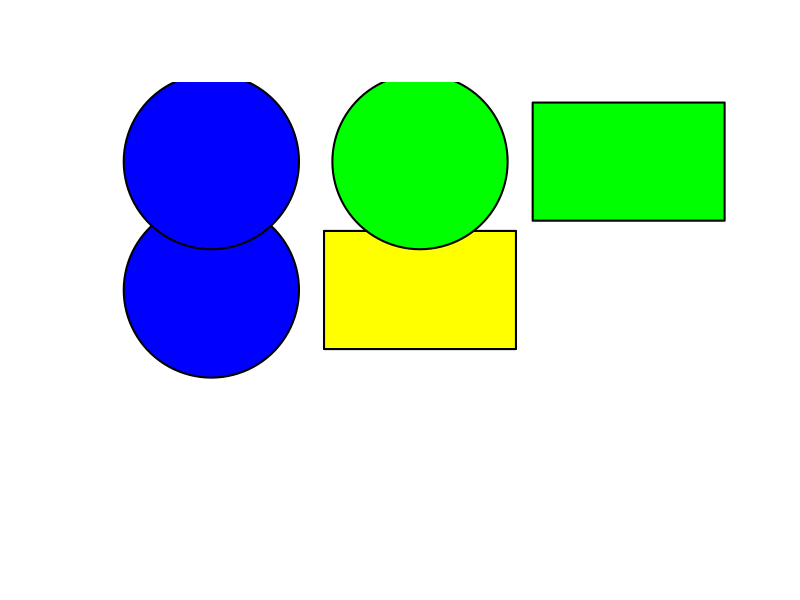
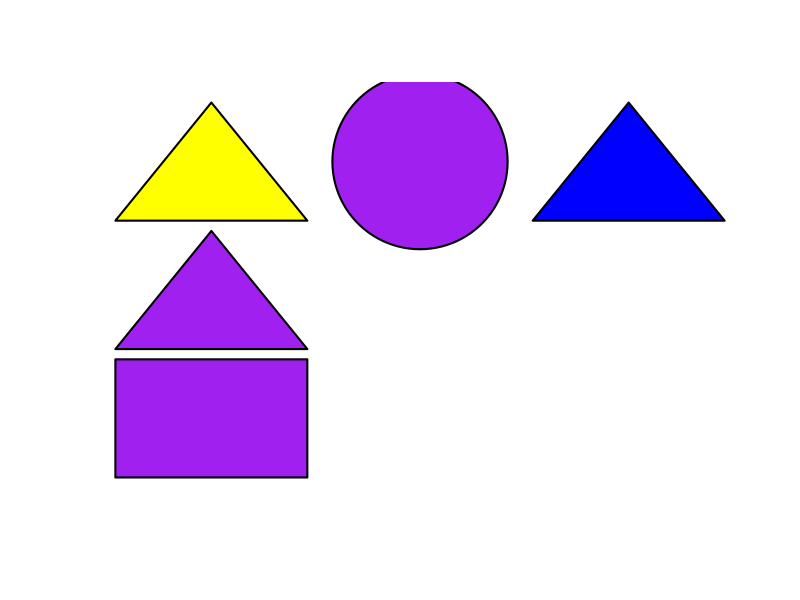
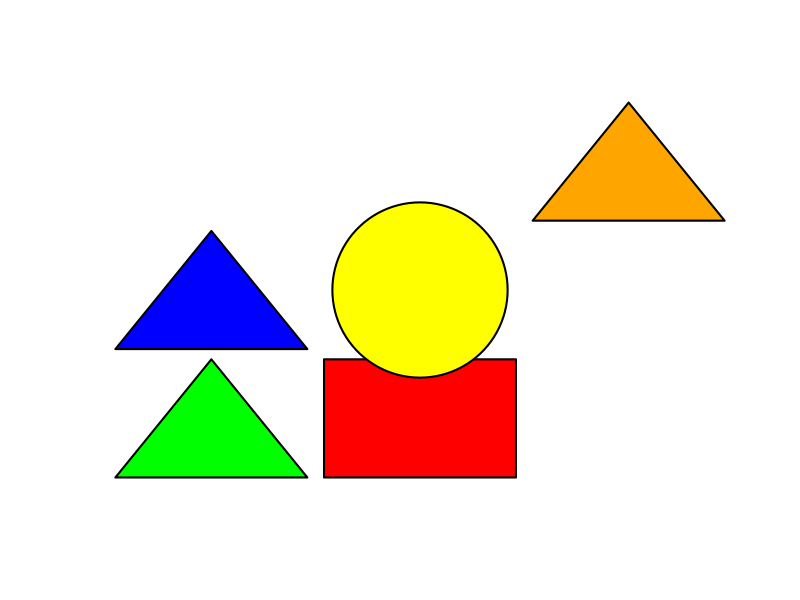
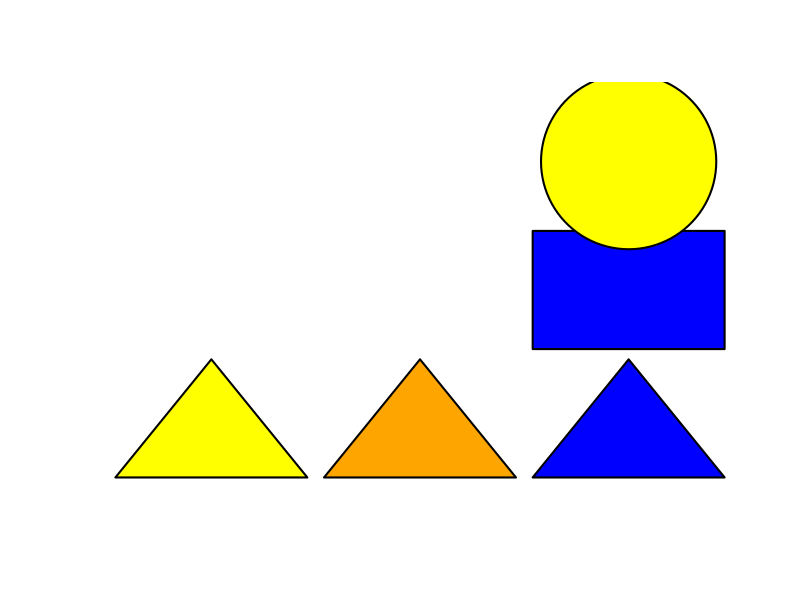
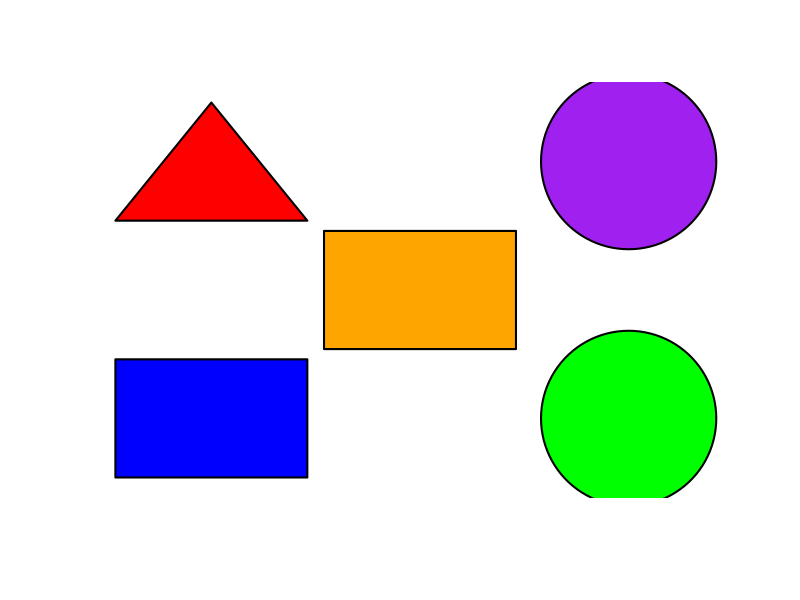
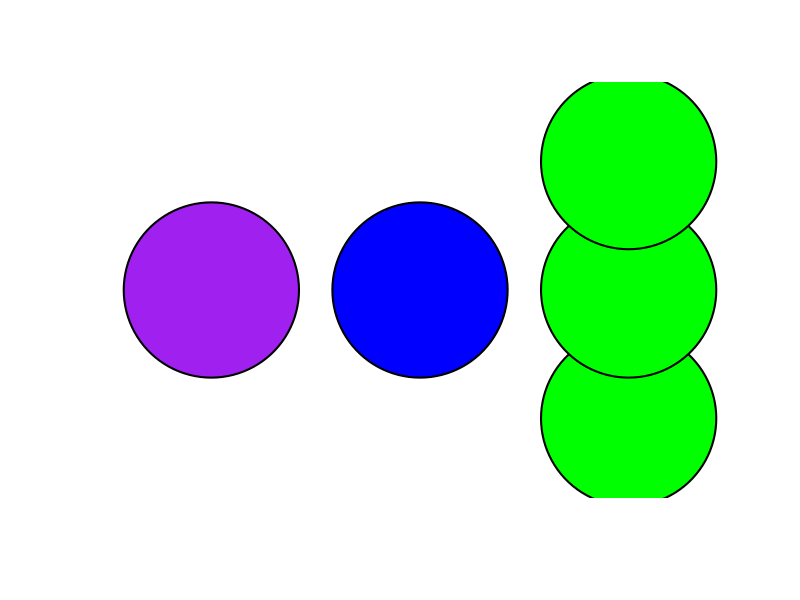
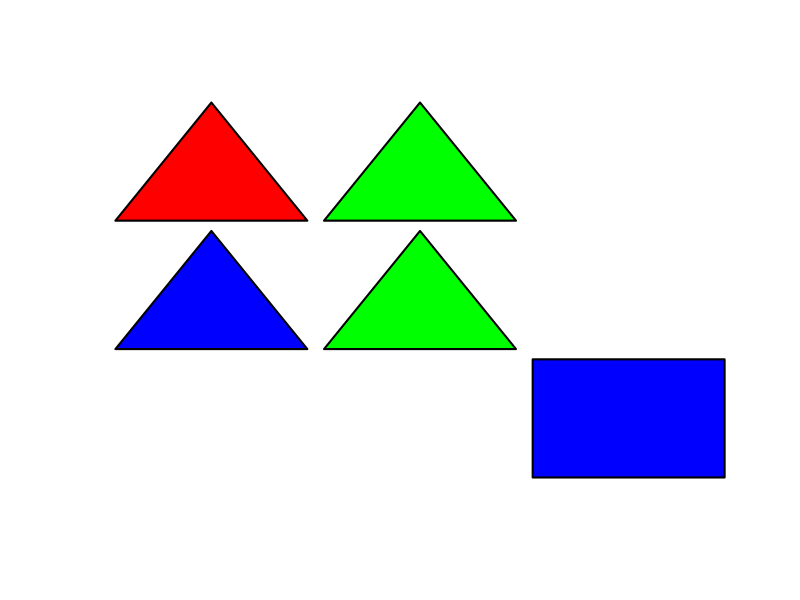
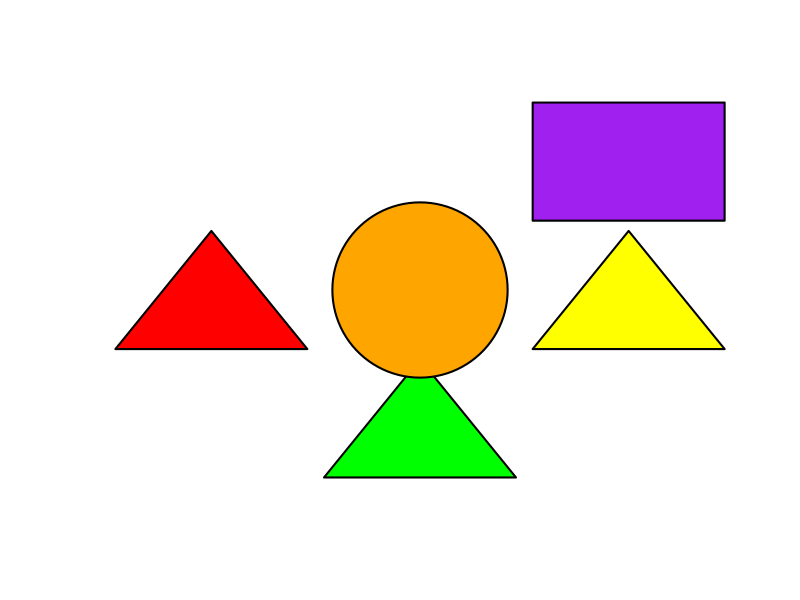

Here is the R script that generated these plots, in order: (Note: this script raises an error after producing the figures.)
require(grDevices)
library(plotrix)
library(data.table)

# koordináták & szinek ----------------------------------------------------------
# kozepso koordinatak
x <- 25
y <- 25
cent_coords_x <- c()
cent_coords_y <- c()
for (i in 1:3){
  for (j in 1:3){
    cent_coords_x <- append(cent_coords_x,x)
    cent_coords_y <- append(cent_coords_y,y)
    x <- x + 50
  }
  y <- y + 50
  x <- 25
}
# szelso koordinatak
x <- 2
y <- 2
corn_coords_x <- c()
corn_coords_y <- c()
for (i in 1:3){
  for (j in 1:3){
    corn_coords_x <- append(corn_coords_x,x)
    corn_coords_y <- append(corn_coords_y,y)
    x <- x + 50
  }
  y <- y + 50
  x <- 2
}
# szinek
szinek <- c("red","blue","green","yellow","orange","purple")

# prototípus generalas ----------------------------------------------------

for (z in 1:10){
  pict <- c(0,0,0,0,0,0,0,0,0)
  ok <- FALSE
  while (ok == FALSE){
    while (sum(pict == 0) > 4){
      k <- sample(1:9,1)
      if (pict[k] == 0){
        pict[k] <- 1
      }
    }
    # prototypeX - contains arrangement info
    eval(parse(text=paste("prototype",z," <- pict", sep="")))
    # we need to compare current prototype to the rest, so that arrangements are unique
    if (z > 1){
      check <- 0
      for (j in 2:z){
        eval(parse(text=paste("if (all(prototype",z," == prototype",j-1,")){}else{check <- check + 1}", sep="")))
        if (check == z-1){
          ok <- TRUE
        }
      }
    } else {
      ok <- TRUE
    }
  }
  # prototypeXsha - contains shape info (+arrangement)
  eval(parse(text=paste("prototype",z,"sha <- pict", sep="")))
  for (i in 1:9){
    eval(parse(text=paste("if (prototype",z,"sha[i] > 0){prototype",z,"sha[i] <- sample(1:3,1)}", sep="")))
  }
  # prototypeXcol - contains color info (+arrangement)
  eval(parse(text=paste("prototype",z,"col <- pict", sep="")))
  for (i in 1:9){
    eval(parse(text=paste("if (prototype",z,"col[i] > 0){prototype",z,"col[i] <- sample(1:6,1)}", sep="")))
  }
  # coloring always contains the current col info
  eval(parse(text=paste("coloring <- prototype",z,"col", sep="")))
  # pict should now take on the data from shape info
  eval(parse(text=paste("pict <- prototype",z,"sha", sep="")))
  # generate prototype pics
  eval(parse(text=paste("png('prototype",z,".png')", sep="")))
  plot(c(0, 150), c(0, 150), type = "n", xlab = "", ylab = "", main = "", axes=FALSE)
  for (i in 1:9){
    if (pict[i] == 1){
      rect(corn_coords_x[i], corn_coords_y[i], corn_coords_x[i]+46, corn_coords_y[i]+46, col = szinek[coloring[i]], lwd = 2)
    }
    if (pict[i] == 2){
      polygon(c(corn_coords_x[i],corn_coords_x[i]+23,corn_coords_x[i]+46,corn_coords_x[i]),
              c(corn_coords_y[i],corn_coords_y[i]+46, corn_coords_y[i], corn_coords_y[i]),
              xpd = TRUE, col = szinek[coloring[i]], lty = 1, lwd = 2, border = "black")
    }
    if (pict[i] == 3){
      draw.circle(cent_coords_x[i],cent_coords_y[i], radius = 21, col = szinek[coloring[i]], border="black",lty=1,lwd=2)
    }
  }
  dev.off()
}


# focsoport ingerek -------------------------------------------------------

for (z in 1:5){
  # AZONOS ARR
  for (i in 1:4){
    # arrangement is from prototypeX
    eval(parse(text=paste("p",z,"sarr",i," <- prototype",z, sep="")))
    # shape generation needs to be controlled
    ok <- FALSE
    while (ok == FALSE){
      # generate shapes
      eval(parse(text=paste("p",z,"sarr",i,"sha <- p",z,"sarr",i, sep="")))
      for (g in 1:9){
        eval(parse(text=paste("if (p",z,"sarr",i,"sha[g] > 0){p",z,"sarr",i,"sha[g] <- sample(1:3,1)}", sep="")))
      }
      # compare shapes to prototype and other stim in grp
      check <- 0
      for (j in 1:i){
        if (j == 1){
          eval(parse(text=paste("if (all(prototype",z,"sha == p",z,"sarr",i,"sha)){}else{check <- check + 1}", sep="")))
        } else {
          eval(parse(text=paste("if (all(p",z,"sarr",i,"sha == p",z,"sarr",j-1,"sha)){}else{check <- check + 1}", sep="")))
        }
        if (check == i){
          ok <- TRUE
        }
      }
    }
    # color generation also needs to be controlled
    ok <- FALSE
    while (ok == FALSE){
      # generate colors
      eval(parse(text=paste("p",z,"sarr",i,"col <- p",z,"sarr",i, sep="")))
      for (g in 1:9){
        eval(parse(text=paste("if (p",z,"sarr",i,"col[g] > 0){p",z,"sarr",i,"col[g] <- sample(1:6,1)}", sep="")))
      }
      # compare colors to prototype and other stim in grp
      check <- 0
      for (j in 1:i){
        if (j == 1){
          eval(parse(text=paste("if (all(prototype",z,"col == p",z,"sarr",i,"col)){}else{check <- check + 1}", sep="")))
        } else {
          eval(parse(text=paste("if (all(p",z,"sarr",i,"col == p",z,"sarr",j-1,"col)){}else{check <- check + 1}", sep="")))
        }
        if (check == i){
          ok <- TRUE
        }
      }
    }
    # generate sarr pict
    # coloring always contains the current col info
    eval(parse(text=paste("coloring <- p",z,"sarr",i,"col", sep="")))
    # pict should now take on the data from shape info
    eval(parse(text=paste("pict <- p",z,"sarr",i,"sha", sep="")))
    eval(parse(text=paste("png('p",z,"sarr",i,".png')", sep="")))
    plot(c(0, 150), c(0, 150), type = "n", xlab = "", ylab = "", main = "", axes=FALSE)
    for (i in 1:9){
      if (pict[i] == 1){
        rect(corn_coords_x[i], corn_coords_y[i], corn_coords_x[i]+46, corn_coords_y[i]+46, col = szinek[coloring[i]], lwd = 2)
      }
      if (pict[i] == 2){
        polygon(c(corn_coords_x[i],corn_coords_x[i]+23,corn_coords_x[i]+46,corn_coords_x[i]),
                c(corn_coords_y[i],corn_coords_y[i]+46, corn_coords_y[i], corn_coords_y[i]),
                xpd = TRUE, col = szinek[coloring[i]], lty = 1, lwd = 2, border = "black")
      }
      if (pict[i] == 3){
        draw.circle(cent_coords_x[i],cent_coords_y[i], radius = 21, col = szinek[coloring[i]], border="black",lty=1,lwd=2)
      }
    }
    dev.off()
  }
  # AZONOS ARR + COL
  for (i in 1:4){
    # arrangement is from prototypeX
    eval(parse(text=paste("p",z,"sarrcol",i," <- prototype",z, sep="")))
    # shape generation needs to be controlled
    ok <- FALSE
    while (ok == FALSE){
      # generate shapes
      eval(parse(text=paste("p",z,"sarrcol",i,"sha <- p",z,"sarrcol",i, sep="")))
      for (g in 1:9){
        eval(parse(text=paste("if (p",z,"sarrcol",i,"sha[g] > 0){p",z,"sarrcol",i,"sha[g] <- sample(1:3,1)}", sep="")))
      }
      # compare shapes to prototype and other stim in grp
      check <- 0
      for (j in 1:i){
        if (j == 1){
          eval(parse(text=paste("if (all(prototype",z,"sha == p",z,"sarrcol",i,"sha)){}else{check <- check + 1}", sep="")))
          for (k in 1:4){
            eval(parse(text=paste("if (all(p",z,"sarrcol",i,"sha == p",z,"sarr",k,"sha)){}else{check <- check + 1}", sep="")))
          }
        } else {
          eval(parse(text=paste("if (all(p",z,"sarrcol",i,"sha == p",z,"sarrcol",j-1,"sha)){}else{check <- check + 1}", sep="")))
        }
        if (check == i+4){
          ok <- TRUE
        }
      }
    }
    # colors are the same as the prototype
    eval(parse(text=paste("p",z,"sarrcol",i,"col <- prototype",z,"col", sep="")))
    # generate sarr pict
    # coloring always contains the current col info
    eval(parse(text=paste("coloring <- p",z,"sarrcol",i,"col", sep="")))
    # pict should now take on the data from shape info
    eval(parse(text=paste("pict <- p",z,"sarrcol",i,"sha", sep="")))
    eval(parse(text=paste("png('p",z,"sarrcol",i,".png')", sep="")))
    plot(c(0, 150), c(0, 150), type = "n", xlab = "", ylab = "", main = "", axes=FALSE)
    for (i in 1:9){
      if (pict[i] == 1){
        rect(corn_coords_x[i], corn_coords_y[i], corn_coords_x[i]+46, corn_coords_y[i]+46, col = szinek[coloring[i]], lwd = 2)
      }
      if (pict[i] == 2){
        polygon(c(corn_coords_x[i],corn_coords_x[i]+23,corn_coords_x[i]+46,corn_coords_x[i]),
                c(corn_coords_y[i],corn_coords_y[i]+46, corn_coords_y[i], corn_coords_y[i]),
                xpd = TRUE, col = szinek[coloring[i]], lty = 1, lwd = 2, border = "black")
      }
      if (pict[i] == 3){
        draw.circle(cent_coords_x[i],cent_coords_y[i], radius = 21, col = szinek[coloring[i]], border="black",lty=1,lwd=2)
      }
    }
    dev.off()
  }
  # AZONOS ARR + SHA
  for (i in 1:4){
    # arrangement is from prototypeX
    eval(parse(text=paste("p",z,"sarrsha",i," <- prototype",z, sep="")))
    # shapes are the same as prototype
    eval(parse(text=paste("p",z,"sarrsha",i,"sha <- prototype",z,"sha", sep="")))
    # color generation needs to be controlled
    ok <- FALSE
    while (ok == FALSE){
      # generate shapes
      eval(parse(text=paste("p",z,"sarrsha",i,"col <- p",z,"sarrsha",i, sep="")))
      for (g in 1:9){
        eval(parse(text=paste("if (p",z,"sarrsha",i,"col[g] > 0){p",z,"sarrsha",i,"col[g] <- sample(1:6,1)}", sep="")))
      }
      # compare shapes to prototype and other stim in grp
      check <- 0
      for (j in 1:i){
        if (j == 1){
          eval(parse(text=paste("if (all(prototype",z,"col == p",z,"sarrsha",i,"col)){}else{check <- check + 1}", sep="")))
          for (k in 1:4){
            eval(parse(text=paste("if (all(p",z,"sarrsha",i,"col == p",z,"sarr",k,"col)){}else{check <- check + 1}", sep="")))
          }
        } else {
          eval(parse(text=paste("if (all(p",z,"sarrsha",i,"col == p",z,"sarrsha",j-1,"col)){}else{check <- check + 1}", sep="")))
        }
        if (check == i+4){
          ok <- TRUE
        }
      }
    }
    # generate sarr pict
    # coloring always contains the current col info
    eval(parse(text=paste("coloring <- p",z,"sarrsha",i,"col", sep="")))
    # pict should now take on the data from shape info
    eval(parse(text=paste("pict <- p",z,"sarrsha",i,"sha", sep="")))
    eval(parse(text=paste("png('p",z,"sarrsha",i,".png')", sep="")))
    plot(c(0, 150), c(0, 150), type = "n", xlab = "", ylab = "", main = "", axes=FALSE)
    for (i in 1:9){
      if (pict[i] == 1){
        rect(corn_coords_x[i], corn_coords_y[i], corn_coords_x[i]+46, corn_coords_y[i]+46, col = szinek[coloring[i]], lwd = 2)
      }
      if (pict[i] == 2){
        polygon(c(corn_coords_x[i],corn_coords_x[i]+23,corn_coords_x[i]+46,corn_coords_x[i]),
                c(corn_coords_y[i],corn_coords_y[i]+46, corn_coords_y[i], corn_coords_y[i]),
                xpd = TRUE, col = szinek[coloring[i]], lty = 1, lwd = 2, border = "black")
      }
      if (pict[i] == 3){
        draw.circle(cent_coords_x[i],cent_coords_y[i], radius = 21, col = szinek[coloring[i]], border="black",lty=1,lwd=2)
      }
    }
    dev.off()
  }
  # AZONOS ARR + SHA + COL
  for (i in 1:4){
    # arrangement is from prototypeX
    eval(parse(text=paste("p",z,"sarrshacol",i," <- prototype",z, sep="")))
    # shapes are the same as prototype
    eval(parse(text=paste("p",z,"sarrshacol",i,"sha <- prototype",z,"sha", sep="")))
    # color generation needs to be controlled
    # these stimuli use the same colors as the prototype, but not on the same places
    eval(parse(text=paste("sarrshacol_colors",i," <- unique(prototype",z,"col)", sep="")))
    eval(parse(text=paste("sarrshacol_colors",i," <- sarrshacol_colors",i,"[!sarrshacol_colors",i," == 0]", sep="")))
    eval(parse(text=paste("p",z,"sarrshacol",i,"col <- prototype",z, sep="")))
    for (g in 1:9){
      eval(parse(text=paste("if (p",z,"sarrshacol",i,"col[g] > 0){p",z,"sarrshacol",i,"col[g] <- sample(sarrshacol_colors",i,",1)}", sep="")))
    }
    # generate sarr pict
    # coloring always contains the current col info
    eval(parse(text=paste("coloring <- p",z,"sarrshacol",i,"col", sep="")))
    # pict should now take on the data from shape info
    eval(parse(text=paste("pict <- p",z,"sarrshacol",i,"sha", sep="")))
    eval(parse(text=paste("png('p",z,"sarrshacol",i,".png')", sep="")))
    plot(c(0, 150), c(0, 150), type = "n", xlab = "", ylab = "", main = "", axes=FALSE)
    for (i in 1:9){
      if (pict[i] == 1){
        rect(corn_coords_x[i], corn_coords_y[i], corn_coords_x[i]+46, corn_coords_y[i]+46, col = szinek[coloring[i]], lwd = 2)
      }
      if (pict[i] == 2){
        polygon(c(corn_coords_x[i],corn_coords_x[i]+23,corn_coords_x[i]+46,corn_coords_x[i]),
                c(corn_coords_y[i],corn_coords_y[i]+46, corn_coords_y[i], corn_coords_y[i]),
                xpd = TRUE, col = szinek[coloring[i]], lty = 1, lwd = 2, border = "black")
      }
      if (pict[i] == 3){
        draw.circle(cent_coords_x[i],cent_coords_y[i], radius = 21, col = szinek[coloring[i]], border="black",lty=1,lwd=2)
      }
    }
    dev.off()
  }
}


# mellekcsoport ingerek ---------------------------------------------------

for (z in 6:10){
  for (i in 1:4){
    # arrangement is from prototypeX
    eval(parse(text=paste("p",z,"sarr",i," <- prototype",z, sep="")))
    # shape generation needs to be controlled
    ok <- FALSE
    while (ok == FALSE){
      # generate shapes
      eval(parse(text=paste("p",z,"sarr",i,"sha <- p",z,"sarr",i, sep="")))
      for (g in 1:9){
        eval(parse(text=paste("if (p",z,"sarr",i,"sha[g] > 0){p",z,"sarr",i,"sha[g] <- sample(1:3,1)}", sep="")))
      }
      # compare shapes to prototype and other stim in grp
      check <- 0
      for (j in 1:i){
        if (j == 1){
          eval(parse(text=paste("if (all(prototype",z,"sha == p",z,"sarr",i,"sha)){}else{check <- check + 1}", sep="")))
        } else {
          eval(parse(text=paste("if (all(p",z,"sarr",i,"sha == p",z,"sarr",j-1,"sha)){}else{check <- check + 1}", sep="")))
        }
        if (check == i){
          ok <- TRUE
        }
      }
    }
    # color generation also needs to be controlled
    ok <- FALSE
    while (ok == FALSE){
      # generate colors
      eval(parse(text=paste("p",z,"sarr",i,"col <- p",z,"sarr",i, sep="")))
      for (g in 1:9){
        eval(parse(text=paste("if (p",z,"sarr",i,"col[g] > 0){p",z,"sarr",i,"col[g] <- sample(1:6,1)}", sep="")))
      }
      # compare colors to prototype and other stim in grp
      check <- 0
      for (j in 1:i){
        if (j == 1){
          eval(parse(text=paste("if (all(prototype",z,"col == p",z,"sarr",i,"col)){}else{check <- check + 1}", sep="")))
        } else {
          eval(parse(text=paste("if (all(p",z,"sarr",i,"col == p",z,"sarr",j-1,"col)){}else{check <- check + 1}", sep="")))
        }
        if (check == i){
          ok <- TRUE
        }
      }
    }
    # generate sarr pict
    # coloring always contains the current col info
    eval(parse(text=paste("coloring <- p",z,"sarr",i,"col", sep="")))
    # pict should now take on the data from shape info
    eval(parse(text=paste("pict <- p",z,"sarr",i,"sha", sep="")))
    eval(parse(text=paste("png('p",z,"sarr",i,".png')", sep="")))
    plot(c(0, 150), c(0, 150), type = "n", xlab = "", ylab = "", main = "", axes=FALSE)
    for (i in 1:9){
      if (pict[i] == 1){
        rect(corn_coords_x[i], corn_coords_y[i], corn_coords_x[i]+46, corn_coords_y[i]+46, col = szinek[coloring[i]], lwd = 2)
      }
      if (pict[i] == 2){
        polygon(c(corn_coords_x[i],corn_coords_x[i]+23,corn_coords_x[i]+46,corn_coords_x[i]),
                c(corn_coords_y[i],corn_coords_y[i]+46, corn_coords_y[i], corn_coords_y[i]),
                xpd = TRUE, col = szinek[coloring[i]], lty = 1, lwd = 2, border = "black")
      }
      if (pict[i] == 3){
        draw.circle(cent_coords_x[i],cent_coords_y[i], radius = 21, col = szinek[coloring[i]], border="black",lty=1,lwd=2)
      }
    }
    dev.off()
  }
}


# stimdata to csv ---------------------------------------------------------
# create a csv which contains all the data of the pictures

remove(cent_coords_x, cent_coords_y, corn_coords_x, corn_coords_y, check, coloring, i, j, k, g,ok,x,y,z,szinek,sarrshacol_colors1, sarrshacol_colors2, sarrshacol_colors3, sarrshacol_colors4, pict)
data <- ls()

dt <- data.table(pict = "faszom",
                 V1 = 1,
                 V2 = 1,
                 V3 = 1,
                 V4 = 1,
                 V5 = 1,
                 V6 = 1,
                 V7 = 1,
                 V8 = 1,
                 V9 = 1)
kurvaisten <- dt
for (i in 1:329){
  dt <- rbind(dt, kurvaisten)
}

for (i in 1:length(data)){
  eval(parse(text=paste("dt[i,1] <- data[i]", sep="")))
  for (j in 2:10){
    eval(parse(text=paste("dt[i,j] <- ",data[i],"[j-1]", sep="")))
  }
}

write.csv(dt,"picturedata.csv", row.names = FALSE)


# generate experimental sequence ------------------------------------------

#PRESTUDY
count <- 1
familiars <- NULL
for (i in 1:length(data)){
  if (grepl("prototype", data[i])){
    if (endsWith(data[i], "sha")){
      
    } else if (endsWith(data[i], "col")){
      
    } else {
      matches <- regmatches(data[i], gregexpr("[[:digit:]]+", data[i]))
      which <- as.numeric(unlist(matches))
      if (which < 6){
        familiars[count] <- data[i]
        count <- count + 1
      }
    }
  }
}

# STUDY
count <- 1
study <- NULL
for (i in 1:length(data)){
  if (endsWith(data[i], "sha")){
    
  } else if (endsWith(data[i], "col")){
    
  } else {
    matches <- regmatches(data[i], gregexpr("[[:digit:]]+", data[i]))
    which <- as.numeric(unlist(matches))
    if (length(which)>1){
      if (which[2] < 3){
        study[count] <- data[i]
        count <- count + 1
      }  
    }
  }
}



#TEST
count <- 1
test <- NULL
for (i in 1:length(data)){
  if (endsWith(data[i], "sha")){
    
  } else if (endsWith(data[i], "col")){
    
  } else {
    matches <- regmatches(data[i], gregexpr("[[:digit:]]+", data[i]))
    which <- as.numeric(unlist(matches))
    if (length(which)>1){
      if (which[2] > 2){
        test[count] <- data[i]
        count <- count + 1
      }  
    }
  }
}

# STUDY SEQ GEN

stfam <- rep(familiars, times = 5)
studyseq <- c(study, stfam)
studyseq <- sample(studyseq)

for (i in 1:length(studyseq)){
  studyseq[i] <- paste0(studyseq[i],".png")
}
write.csv(studyseq,"studyseq.csv", row.names = FALSE)

# TEST SEQ GEN

testseq <- c(study, test)
testseq <- sample(testseq)
for (i in 1:length(testseq)){
  testseq[i] <- paste0(testseq[i],".png")
}
write.csv(testseq,"testseq.csv", row.names = FALSE)

# FINALLY FAMILIARS - adding .png to names would screw up the processes before

for (i in 1:5){
  familiars[i] <- paste0(familiars[i],".png")
}
write.csv(familiars,"familiars.csv", row.names = FALSE)
